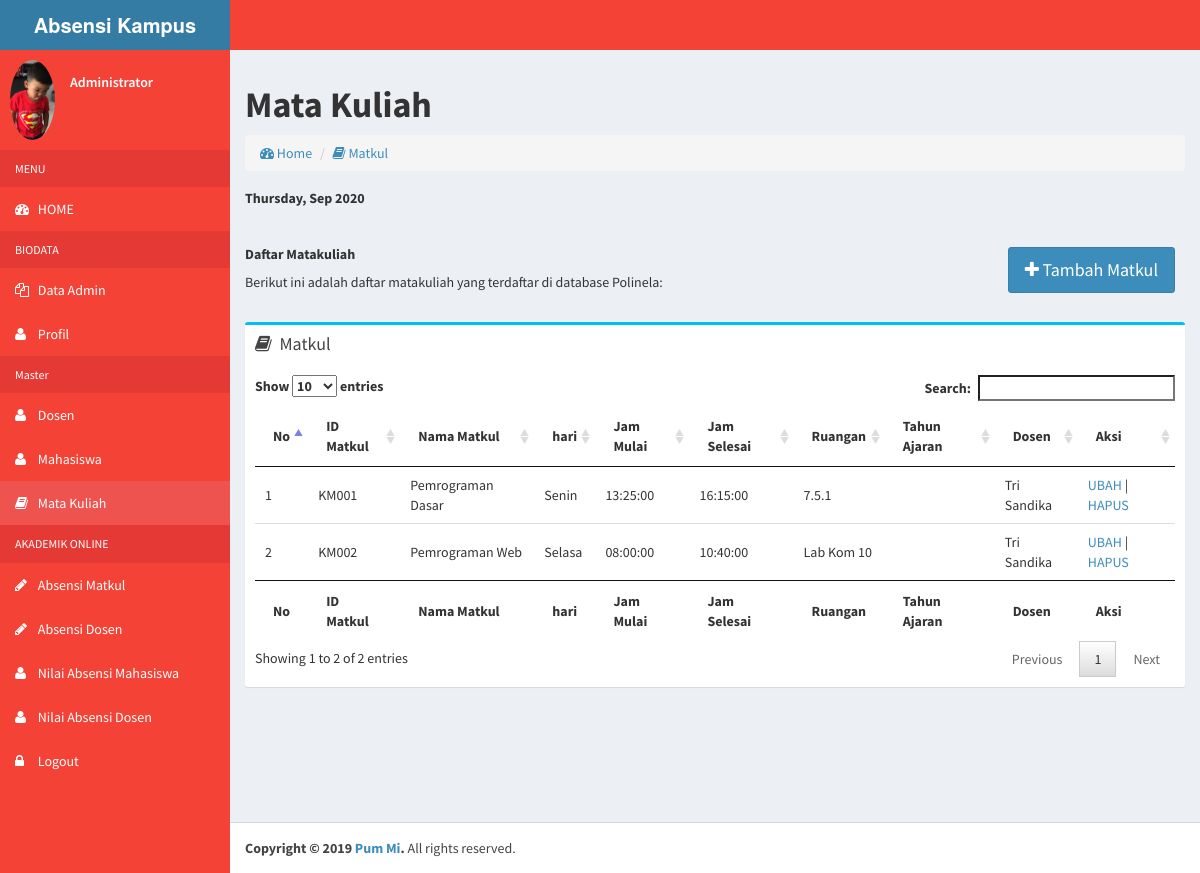
The app's page /admin/dashboard/index.php?page=10 (signed in) with its own data.
### tables this page shows
CREATE TABLE `matkul` (
  `id_matkul` char(5) NOT NULL DEFAULT '',
  `nm_matkul` varchar(50) NOT NULL DEFAULT '',
  `hari` varchar(20) NOT NULL DEFAULT '',
  `jam_mulai` time NOT NULL,
  `jam_selesai` time NOT NULL,
  `ruangan` varchar(20) NOT NULL DEFAULT '',
  `nid` char(10) NOT NULL DEFAULT ''
);

CREATE TABLE `dosen` (
  `nid` char(10) NOT NULL DEFAULT '',
  `nm_dosen` varchar(50) NOT NULL DEFAULT '',
  `jk` varchar(6) NOT NULL,
  `alamat` text NOT NULL,
  `telp_dosen` varchar(12) NOT NULL DEFAULT '',
  `password` varchar(255) NOT NULL,
  `email` varchar(30) NOT NULL,
  `foto` varchar(100) NOT NULL
);

### admin/include/matkul.php (the view, shortened to what this page needs)
        <h1>
          <b>Mata Kuliah</b>
        </h1>
        <ol class="breadcrumb">
          <li><a href="#"><i class="fa fa-dashboard"></i> Home</a></li>
          <li><a href="#"><i class="fa fa-book"></i> Matkul</a></li>
        </ol>
<h5><b><?php echo date("l, M Y"); ?></b></h5>
<hr>
  <a href="index.php?page=11" class="btn btn-primary btn-lg" style="margin-right:10px;float:right;"><i class="fa fa-plus"></i> Tambah Matkul</a>
<h5><b>Daftar Matakuliah</b></h5>
<p>Berikut ini adalah daftar matakuliah yang terdaftar di database Polinela:
</p>
<br>
            <div class="box box-info">
              <div class="box-header">
                <i class="fa fa-book"></i>
                <h3 class="box-title">Matkul</h3>
              </div>
              <div class="box-body">
                <table id="table" class="row-border" cellspacing="0" width="100%">
                  <thead>
                      <tr>
                          <th>No</th>
                          <th>ID Matkul</th>
                          <th>Nama Matkul</th>
                          <th>hari</th>
                          <th>Jam Mulai</th>
                          <th>Jam Selesai</th>
                          <th>Ruangan</th>
                          <th>Tahun Ajaran</th>
                          <th>Dosen</th>
                          <th>Aksi</th>
                      </tr>
                  </thead>
                  <tfoot>
                      <th>No</th>
                          <th>ID Matkul</th>
                          <th>Nama Matkul</th>
                          <th>hari</th>
                          <th>Jam Mulai</th>
                          <th>Jam Selesai</th>
                          <th>Ruangan</th>
                          <th>Tahun Ajaran</th>
                          <th>Dosen</th>
                          <th>Aksi</th>
                  </tfoot>
                  <tbody>
                  <?php
                  $query = mysqli_query($conn,"SELECT a.*,b.nm_dosen FROM matkul a, dosen b WHERE a.nid=b.nid");
                  if ($query) {
                    $no = 1;
                    while ($rows = mysqli_fetch_array($query)) {
                  ?>
                    <tr>
                      <td><?php echo $no++; ?></td>
                      <td><?php echo $rows['id_matkul']; ?></td>
                      <td><?php echo $rows['nm_matkul']; ?></td>
                      <td><?php echo $rows['hari']; ?></td>
                      <td><?php echo $rows['jam_mulai']; ?></td>
                      <td><?php echo $rows['jam_selesai']; ?></td>
                      <td><?php echo $rows['ruangan']; ?></td>
                      <td><?php echo $rows['tahun_ajaran']; ?></td>
                      <td><?php echo $rows['nm_dosen']; ?></td>
                      <td><a href="index.php?page=12&&id_matkul=<?php echo $rows['id_matkul']; ?>">UBAH</a> | <a href="#" data-toggle="modal" data-target="#confirm-delete_<?php echo $rows['id_matkul']; ?>">HAPUS</a></td>
                    </tr>
                  <?php
                    }
                  }
                  ?>
                  </tbody>
                </table>
              </div>
            </div>

### admin/dashboard/index.php (shortened to what this page needs)
<?php
      include "../../koneksi/koneksi.php";
      $username = $_SESSION['admin'];
      $query = mysqli_query($conn,"SELECT * FROM admin where username='$username'");
      if ($query) {
        $data = mysqli_fetch_array($query);
      }
                $active1 = "";
                $active2 = "";
                $active3 = "";
                $active4 = "";
                $active5 = "";
                $active6 = "";
                $includeVal = "";
                if (isset($_GET['page'])) {
                    $page = $_GET['page'];
                    switch ($page) {
                    case '10':
                      $includeVal = "../include/matkul.php";
                      $active6 = "active";
                      break;
                  }
                }else{
                  $active1 = "active";
                  $includeVal = "../include/home.php";
                }
?>
<!DOCTYPE html>
<html>
  <head>
    <link rel="stylesheet" href="../../bootstrap/css/bootstrap.min.css">
    <link rel="stylesheet" href="../../font/css/font-awesome.min.css">
    <link rel="stylesheet" href="https://code.ionicframework.com/ionicons/2.0.1/css/ionicons.min.css">
    <link rel="stylesheet" href="../../dist/css/AdminLTE.min.css">
    <link rel="stylesheet" href="../../dist/css/skins/_all-skins.min.css">
    <link rel="stylesheet" href="../../plugins/datatables/jquery.dataTables.css">
    <link rel="stylesheet" href="../../plugins/iCheck/flat/blue.css">
    <link rel="stylesheet" href="../../plugins/select2/select2.min.css">
    <link rel="stylesheet" href="../../plugins/morris/morris.css">
    <link rel="stylesheet" href="../../plugins/jvectormap/jquery-jvectormap-1.2.2.css">
    <link rel="stylesheet" href="../../plugins/datepicker/datepicker3.css">
    <link rel="stylesheet" href="../../plugins/timepicker/bootstrap-timepicker.css">
    <link rel="stylesheet" href="../../plugins/daterangepicker/daterangepicker-bs3.css">
    <link rel="stylesheet" href="../../plugins/bootstrap-wysihtml5/bootstrap3-wysihtml5.min.css">
    <link rel="stylesheet" type="text/css" href="../../plugins/bootstrap-combobox-master/css/bootstrap-combobox.css">
  </head>
  <body class="hold-transition skin-blue sidebar-mini">
    <div class="wrapper">
      <header class="main-header">
        <a href="index2.html" class="logo">
          <span class="logo-lg"><b>Absensi Kampus </b></span>
        </a>
        <nav class="navbar navbar-static-top" role="navigation">
        </nav>
      </header>
      <aside class="main-sidebar">
        <section class="sidebar">
          <div class="user-panel">
            <div class="pull-left image">
              <img src="<?php
            if ($data['foto']=='') {
              echo '../images/dp.png';
            }else{
              echo "../images/$data[foto]";
            }
          ?>" class="img-circle" alt="$data['nama_admin']">
            </div>
            <div class="pull-left info">
              <p><?php echo $data['nama_admin']; ?></p>
            </div>
          </div>
          <ul class="sidebar-menu">
            <li class="header">MENU</li>
            <li class="<?php echo $active1; ?> treeview">
              <a href="index.php?page=1">
                <i class="fa fa-dashboard"></i> <span>HOME</span></i>
              </a>
            </li>
            <li class="header">BIODATA</li>
            <li class="<?php echo $active2; ?> treeview">
              <a href="index.php?page=2">
                <i class="fa fa-files-o"></i>
                <span>Data Admin</span>
              </a>
            </li>
            <li class="<?php echo $active3; ?> treeview">
              <a href="index.php?page=3">
                <i class="fa fa-user"></i> <span>Profil</span>
              </a>
            </li>
            <li class="header">Master</li>
            <li class="<?php echo $active4; ?> treeview">
              <a href="index.php?page=4">
                <i class="fa fa-user"></i>
                <span>Dosen</span>
              </a>
            </li>
            <li class="<?php echo $active5; ?> treeview">
              <a href="index.php?page=7">
                <i class="fa fa-user"></i>
                <span>Mahasiswa</span>
              </a>
            </li>
            <li class="<?php echo $active6; ?> treeview">
              <a href="index.php?page=10">
                <i class="fa fa-book"></i>
                <span>Mata Kuliah</span>
              </a>
            </li>
            <li class="header">AKADEMIK ONLINE</li>
            <li class="<?php echo $active7; ?> treeview">
              <a href="index.php?page=13">
                <i class="fa fa-pencil"></i> <span>Absensi Matkul</span>
              </a>
            </li>
            <li class="<?php echo $active10; ?> treeview">
              <a href="index.php?page=22">
                <i class="fa fa-pencil"></i> <span>Absensi Dosen</span>
              </a>
            </li>
            <li class="<?php echo $active8; ?> treeview">
              <a href="index.php?page=16">
                <i class="fa fa-user"></i> <span>Nilai Absensi Mahasiswa</span>
              </a>
            </li>
            <li class="<?php echo $active9; ?> treeview">
              <a href="index.php?page=19">
                <i class="fa fa-user"></i> <span>Nilai Absensi Dosen</span>
              </a>
            </li>
            <li class="treeview">
              <a href="logout.php">
                <i class="fa fa-lock"></i> <span>Logout</span>
              </a>
            </li>
          </ul>
        </section>
      </aside>
      <div class="content-wrapper">
        <section class="content">
          <div class="row">
            <section class="col-lg-12 connectedSortable">
              <?php
                include "$includeVal";
              ?>
            </section>
            <section class="col-lg-5 connectedSortable">
            </section>
          </div>
        </section>
      </div>
      <footer class="main-footer">
        <strong>Copyright &copy; 2019 <a href="polinela.ac.id">Pum Mi</a>.</strong> All rights reserved.
      </footer>
    </div>
  </body>
</html>

### admin/dashboard/index.php (style rules this page uses)
.skin-blue .main-header .navbar { background-color: #F44336; }
.skin-blue .main-header .logo { background-color: #E53935; color: #fff; border-bottom: 0 solid transparent; }
.skin-blue .sidebar-menu>li:hover>a, .skin-blue .sidebar-menu>li.active>a { color: #fff; background: #EF5350; border-left-color: #3c8dbc; }
.skin-blue .wrapper, .skin-blue .main-sidebar, .skin-blue .left-side { background-color: #F44336; }
.skin-blue .sidebar a { color: #fff; }
.skin-blue .sidebar-menu>li.header { color: #fff; background: #E53935; }
.skin-blue .sidebar-menu>li>a { border-left: 0px solid transparent; }
.user-panel>.info { padding-top: 15px; }

### records on screen
matkul: id_matkul "KM001", nm_matkul "Pemrograman Dasar", hari "Senin", jam_mulai "13:25:00", jam_selesai "16:15:00", ruangan "7.5.1", nid.nm_dosen "Tri Sandika"
matkul: id_matkul "KM002", nm_matkul "Pemrograman Web", hari "Selasa", jam_mulai "08:00:00", jam_selesai "10:40:00", ruangan "Lab Kom 10", nid.nm_dosen "Tri Sandika"

### other values on screen
$data['nama_admin'] "Administrator"
